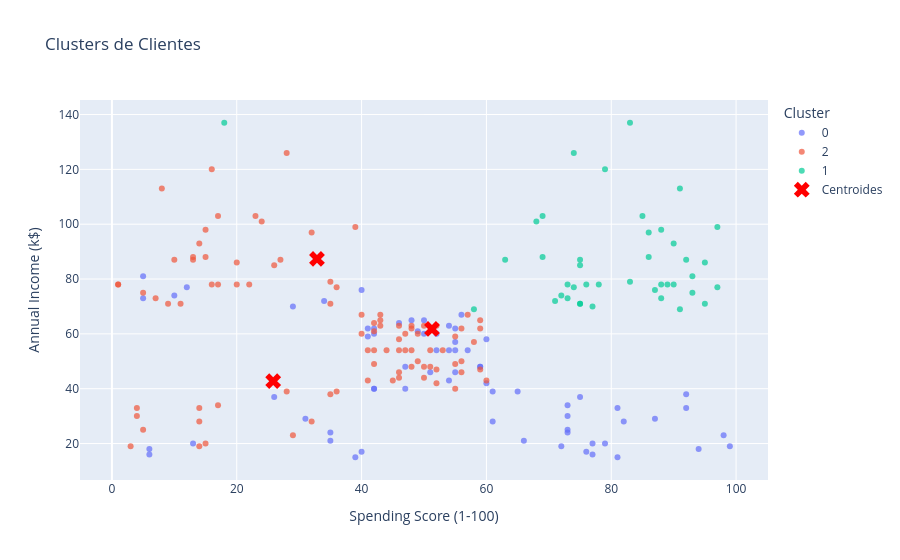

The notebook cell saved with this chart:
### Code cell
# Criando um df com os dados originais e  rótulos de cluster
pen_clusters = pd.DataFrame({
    'Spending Score (1-100)': df['Spending Score (1-100)'],
    'Annual Income (k$)': df['Annual Income (k$)'],
    'cluster': labels.astype(str)
})

# Plotar os pontos de dados coloridos
fig = px.scatter(pen_clusters, x='Spending Score (1-100)', y='Annual Income (k$)', color='cluster',
                 color_continuous_scale='viridis', opacity=0.7,
                 title='Clusters de Clientes')

# Adicionar os centroides ao gráfico
fig.add_scatter(x=centroides_originais[:, 0], y=centroides_originais[:, 1],
                mode='markers', marker=dict(color='red', symbol='x', size=14),
                name='Centroides')


fig.update_layout(xaxis_title='Spending Score (1-100)', yaxis_title='Annual Income (k$)',
                  legend_title='Cluster')
fig.show()

### Figure 1 — Plotly figure (JSON) as saved in the notebook; plotly's stock layout.template omitted (floating-point values rounded to 4 significant figures)
{"data": [{"hovertemplate": "cluster=0<br>Spending Score (1-100)=%{x}<br>Annual Income (k$)=%{y}<extra></extra>", "legendgroup": "0", "marker": {"color": "#636efa", "opacity": 0.7, "symbol": "circle"}, "mode": "markers", "name": "0", "orientation": "v", "showlegend": true, "type": "scatter", "x": [39, 81, 6, 77, 40, 76, 6, 94, 72, 99, 77, 13, 79, 35, 66, 98, 35, 73, 73, 82, 61, 31, 87, 73, 92, 81, 73, 26, 75, 92, 61, 65, 47, 42, 42, 60, 54, 51, 55, 59, 59, 47, 54, 52, 55, 57, 55, 60, 41, 42, 52, 50, 49, 41, 55, 42, 54, 46, 48, 50, 56, 29, 34, 5, 10, 40, 12, 5], "xaxis": "x", "y": [15, 15, 16, 16, 17, 17, 18, 18, 19, 19, 20, 20, 20, 21, 21, 23, 24, 24, 25, 28, 28, 29, 29, 30, 33, 33, 34, 37, 37, 38, 39, 39, 40, 40, 40, 42, 43, 46, 46, 48, 48, 48, 54, 54, 54, 54, 57, 58, 59, 60, 60, 60, 61, 62, 62, 62, 63, 64, 65, 65, 67, 70, 72, 73, 74, 76, 77, 81], "yaxis": "y"}, {"hovertemplate": "cluster=2<br>Spending Score (1-100)=%{x}<br>Annual Income (k$)=%{y}<extra></extra>", "legendgroup": "2", "marker": {"color": "#EF553B", "opacity": 0.7, "symbol": "circle"}, "mode": "markers", "name": "2", "orientation": "v", "showlegend": true, "type": "scatter", "x": [3, 14, 15, 29, 5, 14, 32, 4, 4, 14, 17, 35, 36, 28, 55, 52, 60, 45, 41, 50, 46, 46, 56, 52, 59, 51, 50, 48, 55, 42, 49, 56, 47, 53, 48, 42, 51, 41, 44, 46, 58, 46, 55, 49, 40, 47, 42, 48, 59, 56, 50, 46, 43, 48, 52, 42, 43, 59, 43, 57, 40, 35, 11, 9, 7, 5, 36, 22, 17, 20, 16, 1, 1, 35, 26, 20, 27, 13, 10, 13, 15, 14, 32, 15, 39, 24, 17, 23, 8, 16, 28], "xaxis": "x", "y": [19, 19, 20, 23, 25, 28, 28, 30, 33, 33, 34, 38, 39, 39, 40, 42, 43, 43, 43, 44, 44, 46, 46, 47, 47, 48, 48, 48, 49, 49, 50, 50, 54, 54, 54, 54, 54, 54, 54, 54, 57, 58, 59, 60, 60, 60, 61, 62, 62, 62, 63, 63, 63, 63, 63, 64, 65, 65, 67, 67, 67, 71, 71, 71, 73, 75, 77, 78, 78, 78, 78, 78, 78, 79, 85, 86, 87, 87, 87, 88, 88, 93, 97, 98, 99, 101, 103, 103, 113, 120, 126], "yaxis": "y"}, {"hovertemplate": "cluster=1<br>Spending Score (1-100)=%{x}<br>Annual Income (k$)=%{y}<extra></extra>", "legendgroup": "1", "marker": {"color": "#00cc96", "opacity": 0.7, "symbol": "circle"}, "mode": "markers", "name": "1", "orientation": "v", "showlegend": true, "type": "scatter", "x": [58, 91, 77, 95, 75, 75, 71, 88, 73, 72, 93, 87, 97, 74, 90, 88, 76, 89, 78, 73, 83, 93, 75, 95, 63, 75, 92, 86, 69, 90, 86, 88, 97, 68, 85, 69, 91, 79, 74, 18, 83], "xaxis": "x", "y": [69, 69, 70, 71, 71, 71, 72, 73, 73, 74, 75, 76, 77, 77, 78, 78, 78, 78, 78, 78, 79, 81, 85, 86, 87, 87, 87, 88, 88, 93, 97, 98, 99, 101, 103, 103, 113, 120, 126, 137, 137], "yaxis": "y"}, {"marker": {"color": "red", "size": 14, "symbol": "x"}, "mode": "markers", "name": "Centroides", "type": "scatter", "x": [25.84, 32.85, 51.27], "y": [42.75, 87.34, 61.8]}], "layout": {"legend": {"title": {"text": "Cluster"}, "tracegroupgap": 0}, "title": {"text": "Clusters de Clientes"}, "xaxis": {"anchor": "y", "domain": [0, 1], "title": {"text": "Spending Score (1-100)"}}, "yaxis": {"anchor": "x", "domain": [0, 1], "title": {"text": "Annual Income (k$)"}}}}
